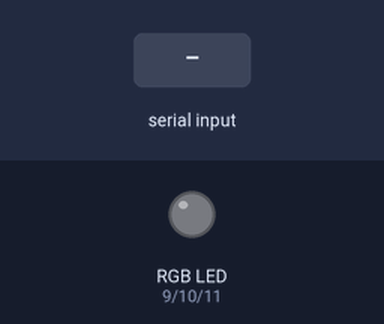
The sketch below on a simulated Arduino Uno, built with avr-gcc and run on an emulated ATmega328P. On the bench: an RGB LED mixed from three pins (HIGH = lit). Inputs (shaded band) come from the test bench. Dim RGB values are drawn brighter than linear.

Above: at 1.2 s.
1.3 s: "90,45\n" received over Serial
At 2.7 s:
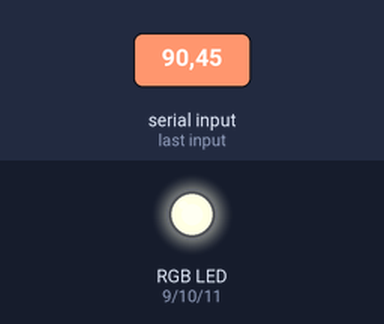
3.8 s: "30,150\n" received over Serial
At 4.6 s:
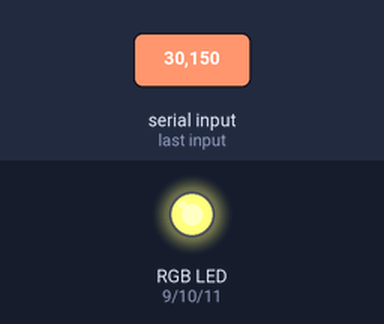
6.3 s: "5\n" received over Serial
At 6.9 s:
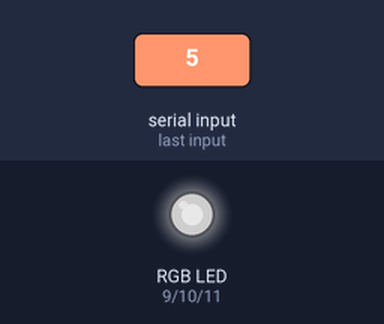
8.8 s: "200\n" received over Serial
At 9.6 s:
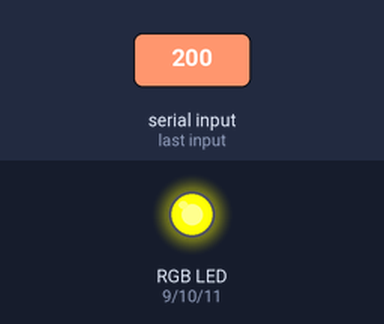
11.3 s: "30,150\n" received over Serial
At 12.8 s:
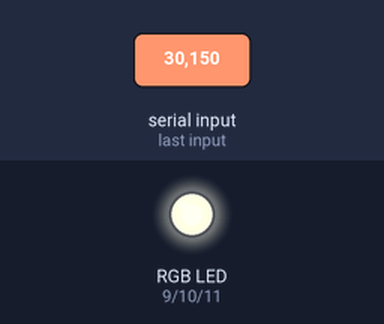
Timing chart, 0 to 14.3 s (numbered marks = the images above; inputs shaded):
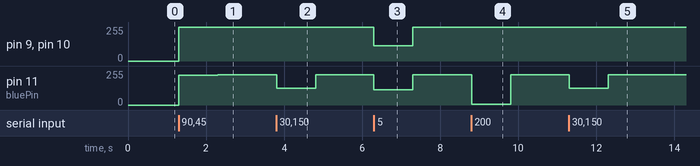

The sketch:

arduino_code_for_audo_resposive_rgb.ino
```cpp
// Define pins for RGB channels
const int redPin = 9;
const int greenPin = 10;
const int bluePin = 11;

void setup() {
  // Initialize serial communication
  Serial.begin(9600);

  // Set RGB pins as OUTPUT
  pinMode(redPin, OUTPUT);
  pinMode(greenPin, OUTPUT);
  pinMode(bluePin, OUTPUT);
}

void loop() {
  if (Serial.available()) {
    int volumeLevel = Serial.parseInt(); // Read volume level from serial

    // Map volume level (1-10) to brightness (0-255)
    int brightness = map(volumeLevel, 1, 10, 0, 255);

    // Set RGB channels to the same brightness
    analogWrite(redPin, brightness);
    analogWrite(greenPin, brightness);
    analogWrite(bluePin, brightness);

  }

  // Other loop code (if needed)
}
```

Measured:
- after the input at 1.3 s, pin 9 (redPin), pin 10 (greenPin): 0/255 → 255/255 at once; pin 11 (bluePin): 0/255 → 222/255 at once, → 228/255 1.0 s later
- after the input at 3.8 s, pin 11 (bluePin): 228/255 → 125/255 at once, → 228/255 1.0 s later
- after the input at 6.3 s, pin 9 (redPin), pin 10 (greenPin): 255/255 → 113/255 at once, → 255/255 1.0 s later; pin 11 (bluePin): 228/255 → 113/255 at once, → 228/255 1.0 s later
- after the input at 8.8 s, pin 11 (bluePin): 228/255 → 6/255 at once, → 228/255 1.0 s later
- after the input at 11.3 s, pin 11 (bluePin): 228/255 → 125/255 at once, → 228/255 1.0 s later
